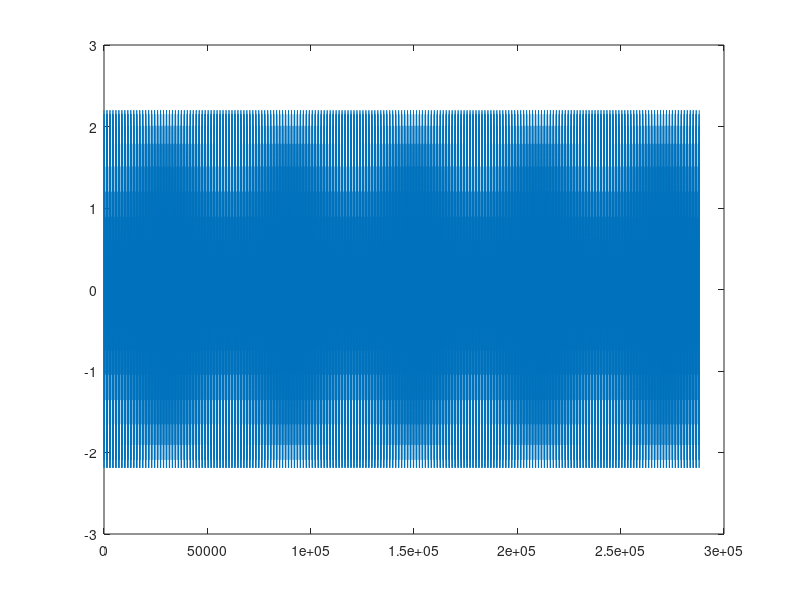

This chart was generated by the following MATLAB code:
Fs = 14400; % Sampling Frequency , generally chosen as 14400.
duration = 20; % Duration of the sound file. 
t = linspace(0 , duration , duration*Fs ); % Time Vector. 

m = cos(2*pi*10*t);
A = 1.2;
f_c = 200;
s1 = (A + m).*cos(2*pi*f_c*t);
s = s1;

plot(s);
s = s / max(s); %scale to the signal to fit between 1 and 1. 
% sound(s, Fs); % Creating the sound file.
audiowrite("deneme.wav", s, Fs);